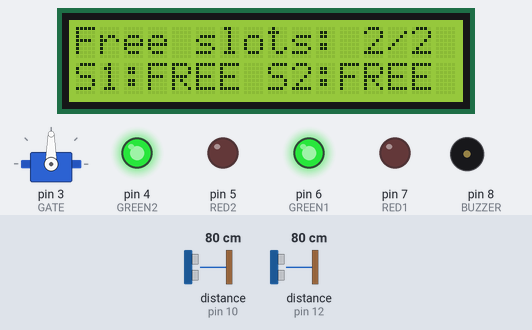
Simulated run of this sketch. Board: Arduino Uno, built with avr-gcc and run on an emulated ATmega328P. On the bench: servo, 16×2 character LCD, output pins drawn as LEDs (lit = HIGH), buzzer (waves = sounding). Wiring (from diagram.json): 2 × ultrasonic range finder: trigger pin 9, echo pin 10 / trigger pin 11, echo pin 12. The inputs (shaded band) are chosen by the test bench; at power-on: distance to the obstacle (sensors on pin 10, pin 12) 80 cm. The echo pulse lasts 58.3 µs per cm; pins used as bus, display or sensor lines are not drawn; what the sketch prints to the serial monitor is not drawn.

Above: at 1.2 s.
1.3 s: distance to the obstacle (sensor on pin 10) set to 23 cm
2.8 s: distance to the obstacle (sensor on pin 10) set to 18 cm
At 4.2 s:
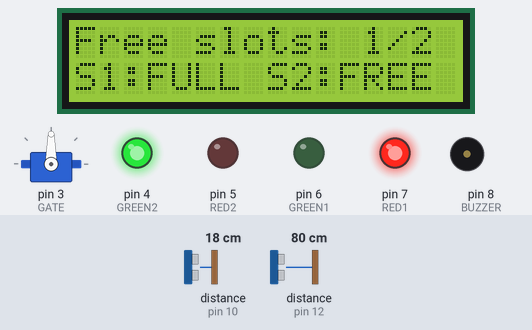
4.6 s: distance to the obstacle (sensor on pin 12) set to 23 cm
6.1 s: distance to the obstacle (sensor on pin 12) set to 18 cm
At 6.25 s:
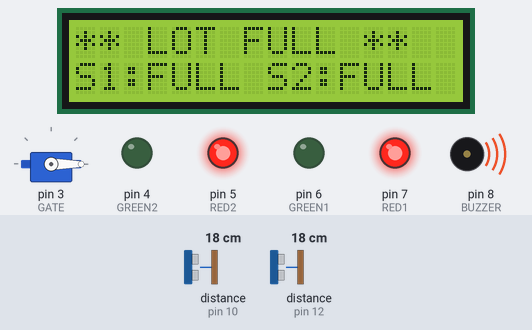
8.1 s: distance to the obstacle (sensor on pin 10) set to 35 cm
At 8.6 s:
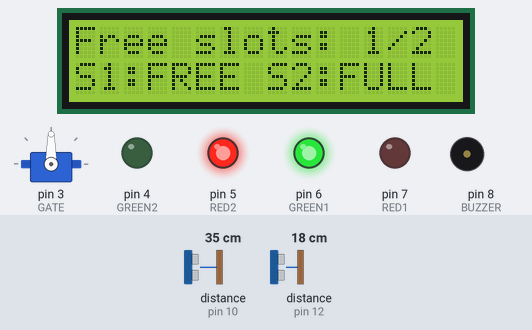
9.6 s: distance to the obstacle (sensor on pin 12) set to 35 cm
At 10.1 s:
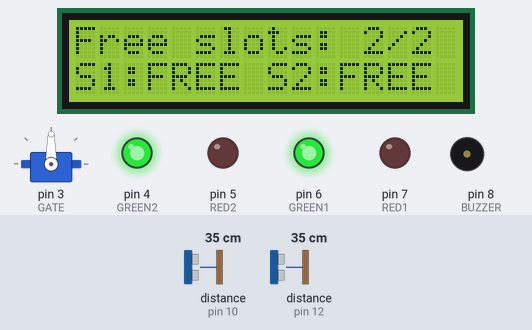
Timing chart, 0 to 12.3 s (numbered marks = the images above; inputs shaded):
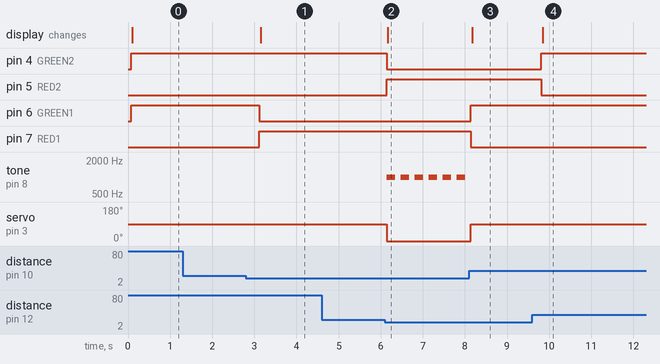

The sketch:

sketch.ino
```cpp
#include <Wire.h>
#include <LiquidCrystal_I2C.h>
#include <Servo.h>

const int TRIG1 = 9, ECHO1 = 10, GREEN1 = 6, RED1 = 7;
const int TRIG2 = 11, ECHO2 = 12, GREEN2 = 4, RED2 = 5;
const int GATE = 3;
const int BUZZER = 8;

LiquidCrystal_I2C lcd(0x27, 16, 2);
Servo gate;

int readDistance(int trig, int echo) {
  digitalWrite(trig, LOW);
  delayMicroseconds(2);
  digitalWrite(trig, HIGH);
  delayMicroseconds(10);
  digitalWrite(trig, LOW);
  long duration = pulseIn(echo, HIGH, 30000);
  if (duration == 0) return 999;
  return duration * 0.034 / 2;
}

void setup() {
  pinMode(TRIG1, OUTPUT); pinMode(ECHO1, INPUT);
  pinMode(TRIG2, OUTPUT); pinMode(ECHO2, INPUT);
  pinMode(GREEN1, OUTPUT); pinMode(RED1, OUTPUT);
  pinMode(GREEN2, OUTPUT); pinMode(RED2, OUTPUT);
  pinMode(BUZZER, OUTPUT);
  gate.attach(GATE);
  lcd.init();
  lcd.backlight();
  Serial.begin(9600);
}

void loop() {
  int d1 = readDistance(TRIG1, ECHO1);
  int d2 = readDistance(TRIG2, ECHO2);

  bool occ1 = d1 < 20;
  bool occ2 = d2 < 20;

  digitalWrite(RED1, occ1);
  digitalWrite(GREEN1, !occ1);
  digitalWrite(RED2, occ2);
  digitalWrite(GREEN2, !occ2);

  int freeSlots = (!occ1) + (!occ2);

  if (freeSlots > 0) {
    gate.write(90);
    noTone(BUZZER);
  } else {
    gate.write(0);
    tone(BUZZER, 1000, 200);
  }

  lcd.setCursor(0, 0);
  if (freeSlots == 0) {
    lcd.print("** LOT FULL ** ");
  } else {
    lcd.print("Free slots: ");
    lcd.print(freeSlots);
    lcd.print("/2 ");
  }

  lcd.setCursor(0, 1);
  lcd.print("S1:");
  lcd.print(occ1 ? "FULL " : "FREE ");
  lcd.print("S2:");
  lcd.print(occ2 ? "FULL" : "FREE");

  Serial.print("D1: ");
  Serial.print(d1);
  Serial.print(" | D2: ");
  Serial.println(d2);
  delay(300);
}
```

Measured:
- the behaviour switches between 21 and 20 cm on distance to the obstacle (sensor on pin 10) (found by bisection; images 0 and 1)
- the behaviour switches between 21 and 20 cm on distance to the obstacle (sensor on pin 12) (found by bisection; images 1 and 2)
- after the input at 1.3 s, every drawn part: stays the same
- after the input at 2.8 s, pin 6 (GREEN1): HIGH → LOW after 0.32 s; pin 7 (RED1): LOW → HIGH after 0.32 s; the display: changes after 0.35 s (image 1)
- after the input at 4.6 s, every drawn part: stays the same
- after the input at 6.1 s, pin 4 (GREEN2): HIGH → LOW at once; pin 5 (RED2): LOW → HIGH at once; tone on pin 8 (BUZZER): alternates 1000 Hz for 0.20 s and silent for 0.13 s, starting at once; servo on pin 3 (GATE): 90° → 0° at once; the display: changes after 0.07 s (image 2)
- after the input at 8.1 s, pin 6 (GREEN1): LOW → HIGH at once; pin 7 (RED1): HIGH → LOW at once; tone on pin 8 (BUZZER): stops changing and stays silent; servo on pin 3 (GATE): 0° → 90° at once; the display: changes after 0.07 s (image 3)
- after the input at 9.6 s, pin 4 (GREEN2): LOW → HIGH after 0.21 s; pin 5 (RED2): HIGH → LOW after 0.21 s; the display: changes after 0.24 s (image 4)
